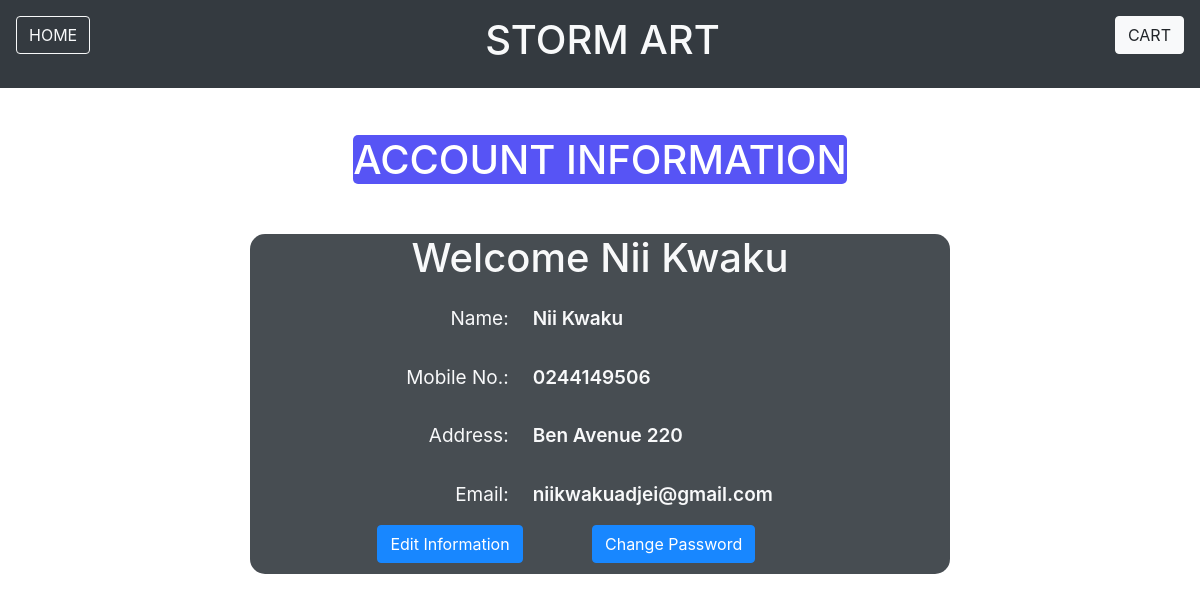
Screenshot of /ulogin/account.php (signed in) with the database file from the repository.
### tables this page shows
create table customer(
    id int(10) NOT NULL,
    name varchar(200) NOT NULL,
    mobile varchar(200) NOT NULL,
    address varchar(200) NOT NULL,
    email varchar(200) NOT NULL,
    password varchar(200) NOT NULL,
    cpassword varchar(200) NOT NULL
);

### ulogin/account.php (the view, shortened to what this page needs)
<?php
	include('../database_connection.php');
	$uid = $_SESSION['uid'];
	$query = "SELECT * FROM customer WHERE id = '$uid'";
	$run = mysqli_query($conn, $query);
	$data = mysqli_fetch_assoc($run);
?>
<!DOCTYPE html>
<html>
<head>
	<link rel="stylesheet" type="text/css" href="../bootstrap/css/bootstrap.min.css">
	<link rel="stylesheet" type="text/css" href="account_styles.css">
</head>
<body>
	<div class="bg-dark pt-3 pb-3">
		<a href="../index.php">
			<button type="button" class="btn btn-outline-light ml-3" style="float:left;">HOME</button>
		</a>
		<a href="../menu/cart.php">
			<button type="button" class="btn btn-light mr-3" style="float:right;">CART</button>
		</a>
		<h1 class="text-center text-light">STORM ART</h1>
	</div>
	<div class="text-center pt-5">
		<h1 class="info">ACCOUNT INFORMATION</h1>
	</div>
	<div class="container bg-dark text-light text-center main">
		<h1><?php echo "Welcome ".$data['name'] ?></h1>
		<table align="center">
			<tr>
				<td class="tag">Name:</td>
				<td class="data"><?php echo $data['name'] ?></td>
			</tr>
			<tr>
				<td class="tag">Mobile No.:</td>
				<td class="data"><?php echo $data['mobile'] ?></td>
			</tr>
			<tr>
				<td class="tag">Address:</td>
				<td class="data" width="300"><?php echo $data['address'] ?></td>
			</tr>
			<tr>
				<td class="tag">Email:</td>
				<td class="data"><?php echo $data['email'] ?></td>
			</tr>
			<tr>
				<td><a href="editInfo.php"><button class="btn btn-primary">Edit Information</button></a></td>
				<td><a href="chngePwd.php"><button class="btn btn-primary">Change Password</button></a></td>
			</tr>
		</table>
	</div>
</body>
</html>

### account_styles.css (style rules this page uses)
.main { padding-bottom: 10px; border-radius: 15px; margin-top: 50px; opacity: 0.9; width: 700px; }
.info { display:inline; background-color:#4542f5; color:#fff; opacity: 0.9; border-radius: 5px; }
.tag { padding: 15px; font-weight: 400; font-size: 19px; text-align: right; }
.data { padding: 9px; font-weight: 600; font-size: 19px; text-align: left; }

### rows the page displays
customer: name "Nii Kwaku", mobile "0244149506", address "Ben Avenue 220", email "niikwakuadjei@gmail.com"
